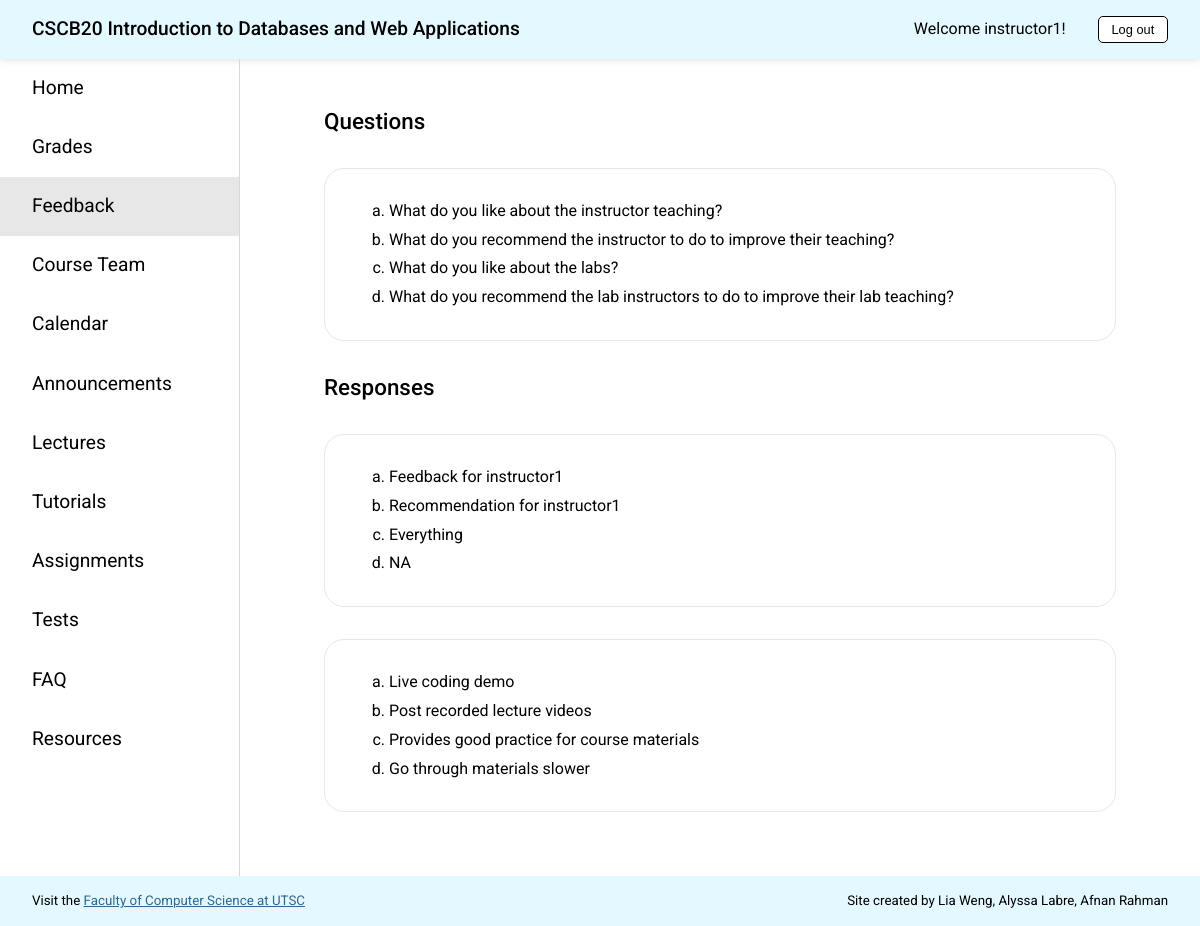
Before: /feedback (signed in) with the older database file.
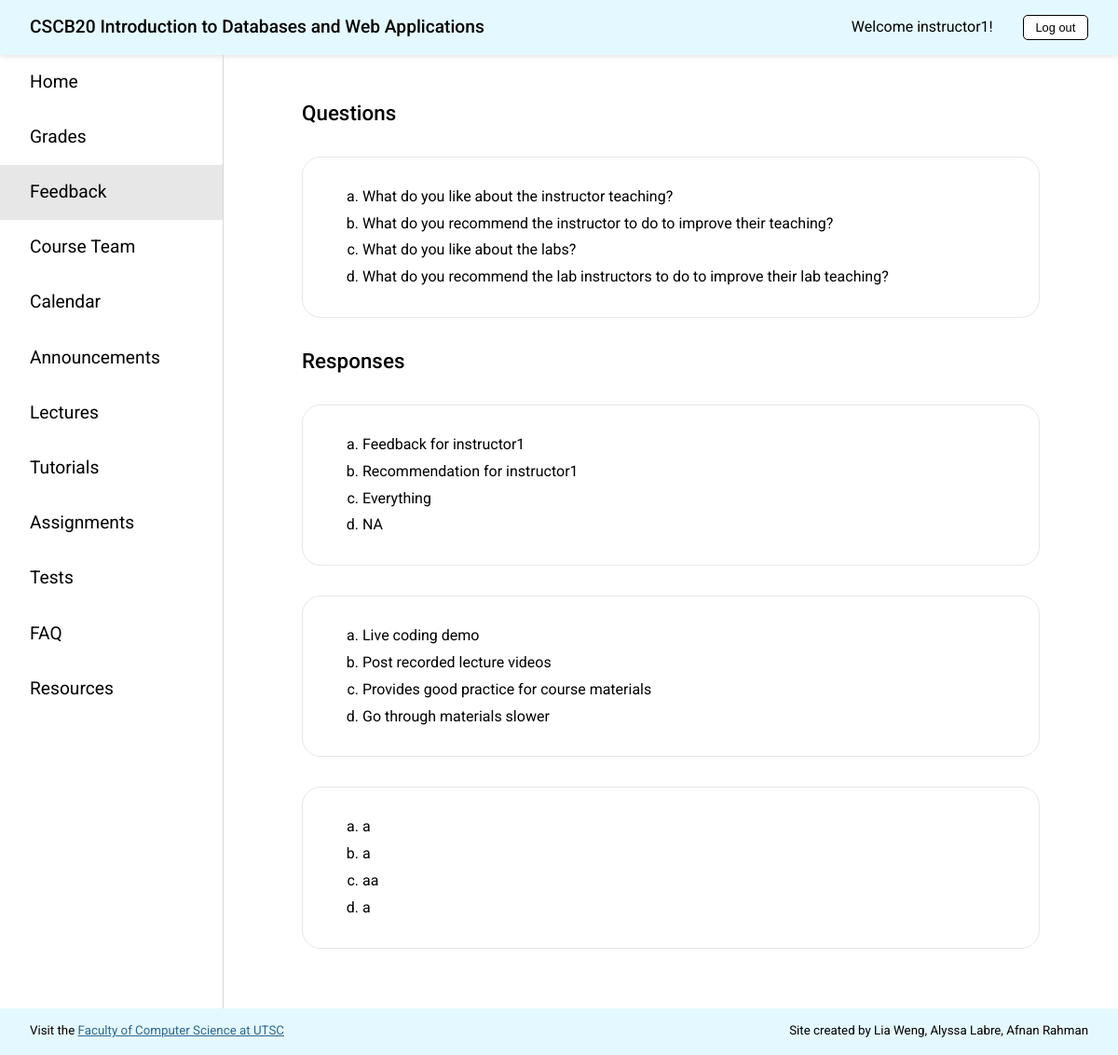
After: the same page with the newer database file.
### app.py (models this page shows)
class Feedback(db.Model):
    __tablename__ = 'Feedback'
    id = db.Column(db.Integer, primary_key=True)
    instructor_username = db.Column(db.String(20), db.ForeignKey(
        'Instructor.username'), nullable=False)
    q1 = db.Column(db.String(1000), nullable=False)
    q2 = db.Column(db.String(1000), nullable=False)
    q3 = db.Column(db.String(1000), nullable=False)
    q4 = db.Column(db.String(1000), nullable=False)

### app.py (the view)
@app.route('/feedback', methods=['GET', 'POST'])
def feedback():
    check_authorization()
    instructors = get_instructors()
    if request.method == 'GET':
        if session['type'] == 'student':
            return render_template('feedback_s.html', page='feedback', instructors=instructors)
        else:
            feedbacks = get_feedback(session['user'])
            return render_template('feedback_i.html', page='feedback', feedbacks=feedbacks)
    else:
        return add_feedback(request.form["instructor"], request.form["q1"], request.form["q2"], request.form["q3"], request.form["q4"], instructors)

### app.py (called while the page is built)
def check_authorization():
    if "user" not in session:
        abort(403, "Please sign in to access this page.")

def get_instructors():
    return Instructor.query.all()

def get_feedback(username):
    return Feedback.query.filter_by(instructor_username=username)

### templates/feedback_i.html (shortened to what this page needs)
<!DOCTYPE html>
<html lang="en">
<head>
  <link rel="stylesheet" href="{{ url_for('static', filename='styles.css') }}">
</head>
<body>
  {% extends "template.html" %}
  {% block content %}
  <div class="content">
    <h1 class="page-title">Questions</h1>
    <div class="description">
      <ol class="feedback-response" type="a">
        <li>What do you like about the instructor teaching?</li>
        <li>What do you recommend the instructor to do to improve their teaching?</li>
        <li>What do you like about the labs?</li>
        <li>What do you recommend the lab instructors to do to improve their lab teaching?</li>
      </ol>
    </div>
    <h1 class="page-title">Responses</h1>
    {% for feedback in feedbacks %}
    <div class="description">
      <ol class="feedback-response" type="a">
        <li>{{feedback.q1}}</li>
        <li>{{feedback.q2}}</li>
        <li>{{feedback.q3}}</li>
        <li>{{feedback.q4}}</li>
      </ol>
    </div>
    {% endfor%}
  </div>
  {% endblock %}

Changed rows visible on the page:
added Feedback: q1 "a", q2 "a", q3 "aa", q4 "a"
